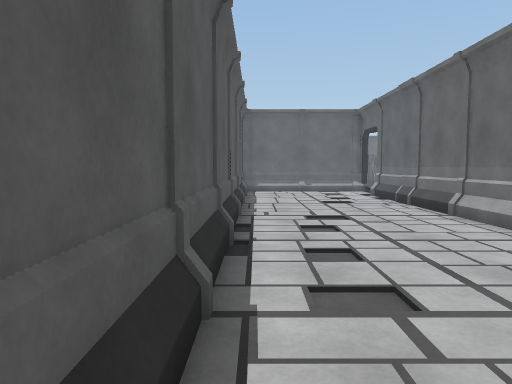
[1] (above)

18 first-person views from a walk through a Unity game level. The camera is 1.2 m above the floor, tilts 4° down and sees 70° across. The floor is counted in squares, 1 m on a side. Each view is taken from the middle of a square. On the plan, view 1 faces up. The plan holds only what a view shows up to about 15 squares ahead; the rest is blank. The place goes on beyond the plan. The player character is not drawn. Surface patterns are stand-ins for the level's own textures.

[2]
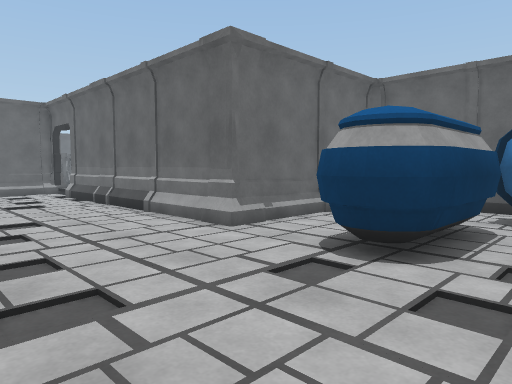

[3]
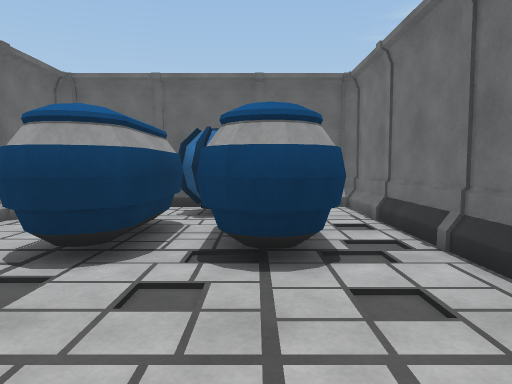

[4]
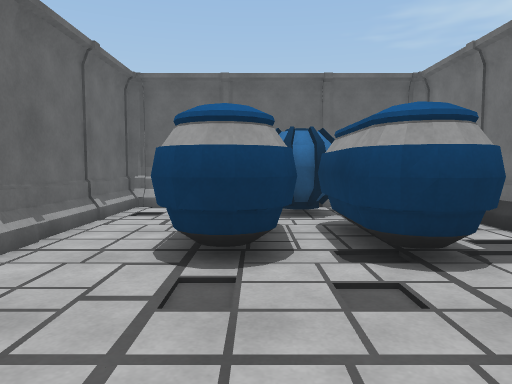

[5]
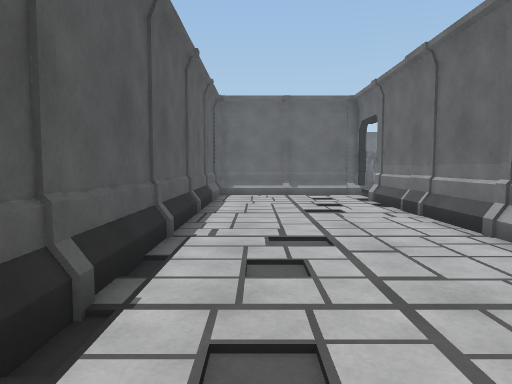

[6]
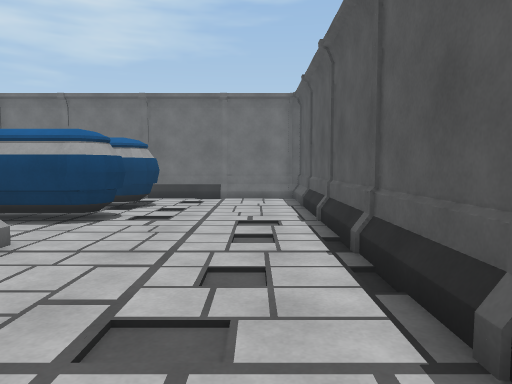

[7]
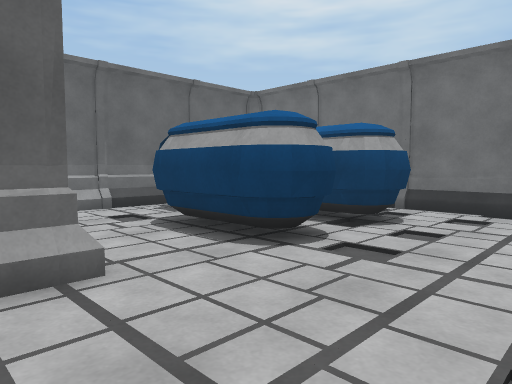

[8]
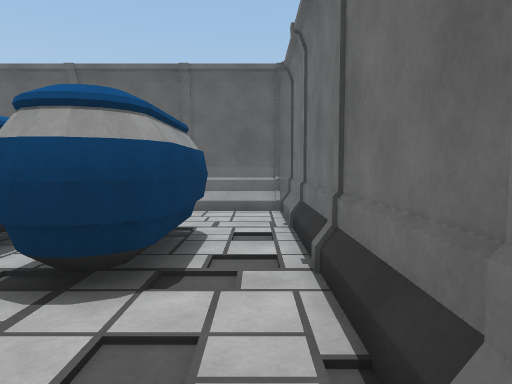

[9]
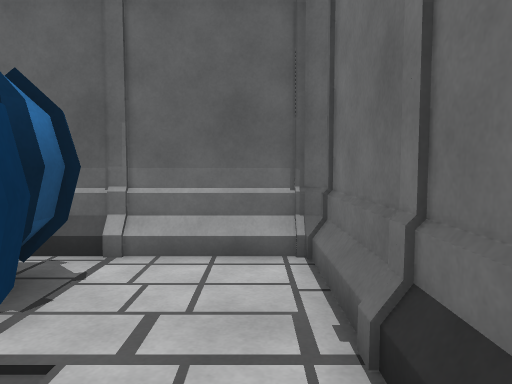

[10]
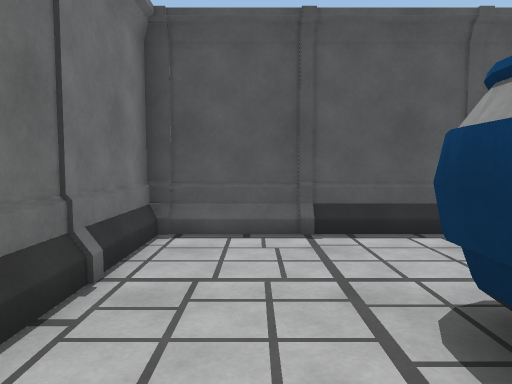

[11]
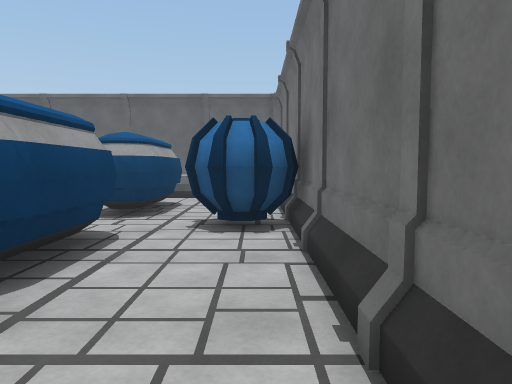

[12]
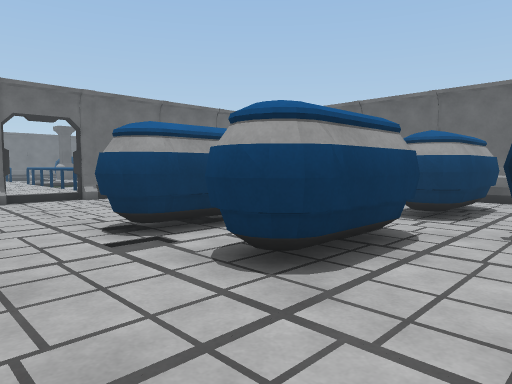

[13]
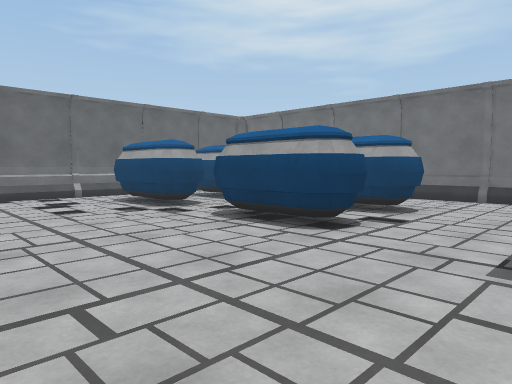

[14]
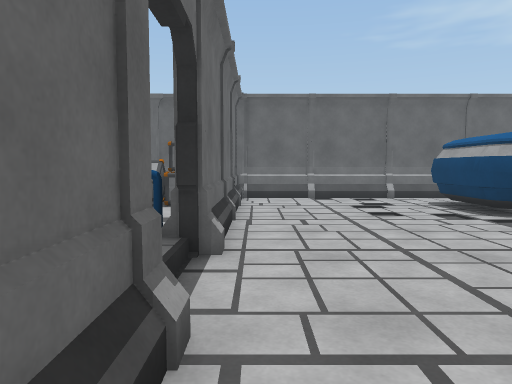

[15]
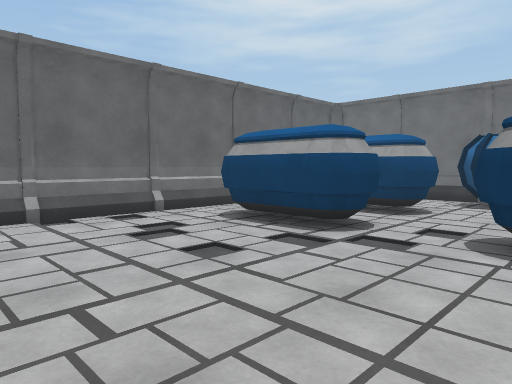

[16]
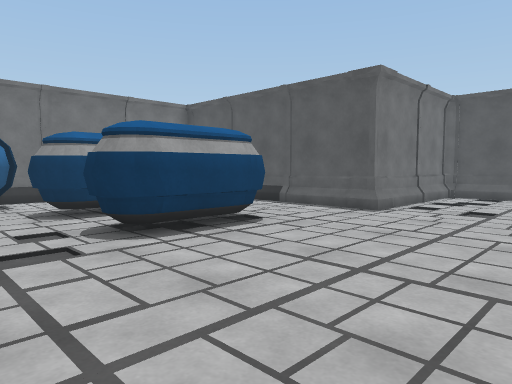

[17]
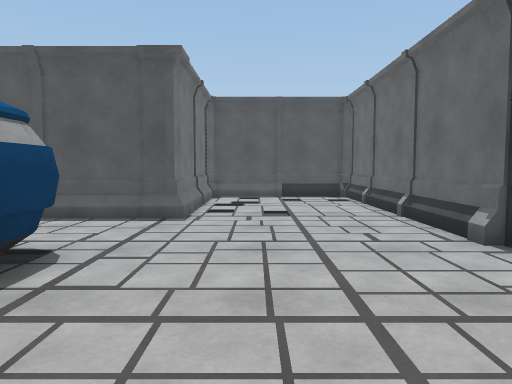

[18]
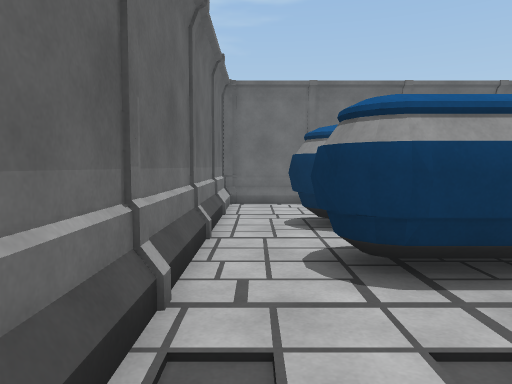

### Floor plan
Ten units are one square. View 1 is at (0, 0); x grows to the right and y downward. Boxes are objects, and circles mark ways between rooms. Rooms are numbered by the first view taken in them; rooms with no view inside come last. Other rooms are left out.
<svg viewBox="-12 -183 278 218">
<path fill="none" stroke="#000" d="M50 -56 50 -153M106 -54 106 -57M111 -54 107 -57 47 -57M111 30 111 -57M55 -175 -4 -175M51 -178 -4 -178M-7 -174 -7 26 -3 30 107 30 110 27M84 -56 48 -56 48 -59M104 -56 85 -56M108 -49 108 -57M108 -10 108 -36M55 27 64 27M65 27 84 27M-4 27 54 27M85 27 104 27M108 30 108 -9M106 -63 113 -63 113 30 202 30M169 -116 169 -123M147 -117 56 -117M206 30 220 30M236 30 257 30 261 26M256 -114 256 -117 169 -117M58 -60 113 -60M53 -64 57 -60M261 25 261 -114 257 -117M53 -115 53 -63 79 -63M175 -116 169 -116M184 -116 176 -116M194 -116 185 -116M145 -116 116 -116M204 -116 195 -116M96 -63 105 -63M86 -63 95 -63M115 -116 106 -116M126 27 220 27M258 -28 258 -117M80 -63 85 -63M105 -116 96 -116M116 27 125 27M258 -16 258 -25M95 -116 86 -116M236 27 259 27M258 2 258 -15M75 -116 66 -116"/>
<rect x="35" y="-5" width="50" height="20" fill="#bbb"><title>other object</title></rect>
<rect x="75" y="-25" width="30" height="30" fill="#bbb"><title>other object</title></rect>
<rect x="145" y="-25" width="50" height="30" fill="#bbb"><title>other object</title></rect>
<rect x="145" y="-55" width="40" height="20" fill="#bbb"><title>other object</title></rect>
<rect x="185" y="5" width="20" height="20" fill="#bbb"><title>other object</title></rect>
<rect x="195" y="-25" width="50" height="30" fill="#bbb"><title>other object</title></rect>
<rect x="195" y="-55" width="50" height="20" fill="#bbb"><title>other object</title></rect>
<text x="40" y="-60">1</text>
<text x="170" y="-50">2</text>
</svg>

Where each view was taken, in squares from view 1:
view 1: 0 up, 0 right, facing up
view 2: 0 up, 0 right, facing up-right
view 3: 0 up, 0 right, facing right
view 4: 2 up, 0 right, facing right
view 5: 3 up, 1 right, facing up
view 6: 11 up, 1 right, facing down
view 7: 7 up, 1 right, facing down-right
view 8: 2 down, 1 right, facing right
view 9: 2 down, 6 right, facing right
view 10: 1 down, 18 right, facing left
view 11: 2 down, 12 right, facing right
view 12: 2 down, 12 right, facing up-right
view 13: 11 up, 11 right, facing down-right
view 14: 11 up, 12 right, facing right
view 15: 11 up, 17 right, facing down-right
view 16: 11 up, 21 right, facing down-left
view 17: 8 up, 20 right, facing left
view 18: 9 up, 25 right, facing down
